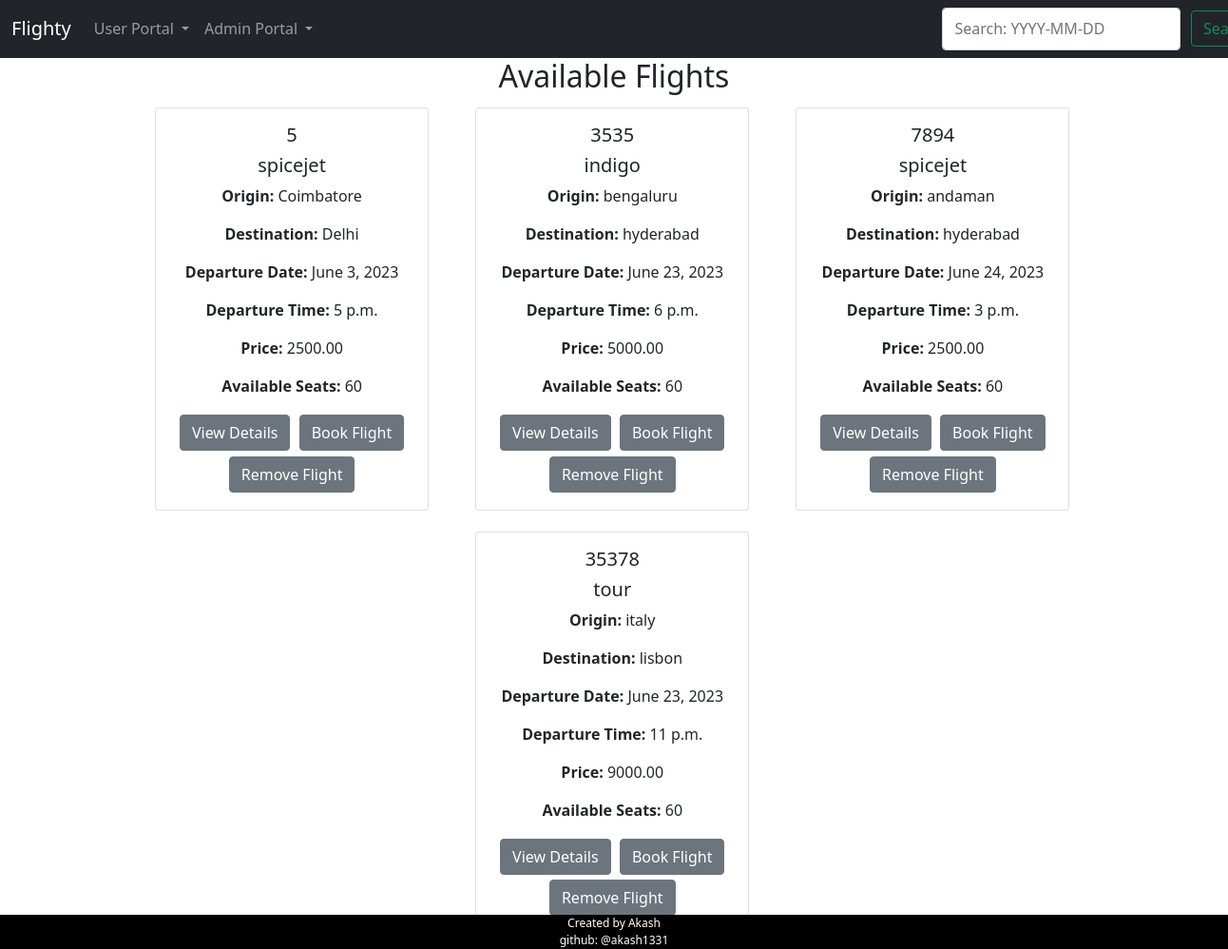
The page /user/flights/ (signed in) on the database as committed earlier.
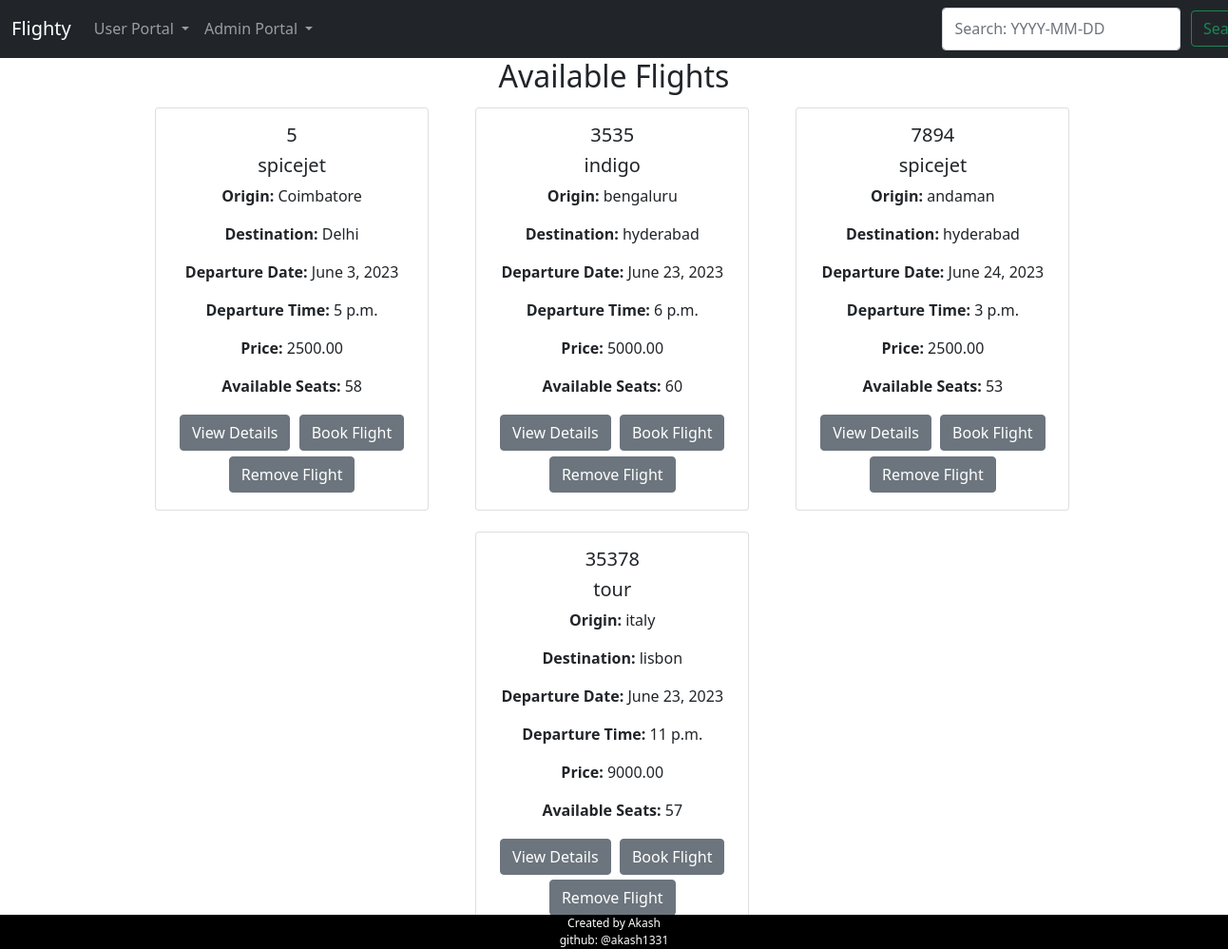
The same page on the database as committed later.
### ftb/models.py (models this page shows, shortened)
class Flight(models.Model):
    flight_number = models.CharField(max_length=10,null=True)
    flight_name = models.CharField(max_length=100,null=True)
    origin = models.CharField(max_length=100,null=True)
    destination = models.CharField(max_length=100,null=True)
    departure_date = models.DateField()
    departure_time = models.TimeField(null=True)
    price = models.DecimalField(max_digits=10, decimal_places=2,null=True)
    available_seats = models.IntegerField(default=60)

### ftb/views.py (the view)
# urls.py: path('user/flights/', flight_list, name='flight_list'),
@login_required
def flight_list(request):
    flights = Flight.objects.all()
    return render(request, 'booking/flight_list.html', {'flights': flights})

### ftb/templates/booking/flight_list.html
<!DOCTYPE html>
{% extends 'booking/base.html' %} {% block content %}
<h2>Available Flights</h2>
{% for flight in flights %}
<div class="grid-container">
  <div class="card" style="width: 18rem">
    <div class="card-body">
      <h5 class="card-title">{{ flight.flight_number }}</h5>
      <h5 class="card-title">{{ flight.flight_name }}</h5>
      <p class="card-text"><b>Origin: </b>{{ flight.origin }}</p>
      <p class="card-text"><b>Destination: </b>{{ flight.destination }}</p>
      <p class="card-text"><b>Departure Date: </b>{{ flight.departure_date }}</p>
      <p class="card-text"><b>Departure Time: </b>{{ flight.departure_time }}</p>
      <p class="card-text"><b>Price: </b>{{ flight.price }}</p>
      <p class="card-text"><b>Available Seats: </b>{{ flight.available_seats }}</p>
      <button type="button" class="btn btn-secondary">
        <a href="{% url 'ftb:flight_details' flight.id %}" class="card-link">View Details</a>
      </button>
      {% if user.is_authenticated %}
      <button type="button" class="btn btn-secondary">
        <a href="{% url 'ftb:book_flight' flight.id %}">Book Flight</a>
      </button>
      {% endif %}
      {% if user.is_superuser %}
      <button type="button" class="btn btn-secondary">
        <a href="{% url 'ftb:admin_remove_flight' flight.id %}">Remove Flight</a>
      </button>
      {% endif %}
    </div>
  </div>
</div>
{% empty %}
<p>No flights available.</p>
{% endfor %} {% endblock %}

Rows that differ between the two databases and show on the page:
changed Flight "Coimbatore": available_seats "60" → "58"
changed Flight "andaman": available_seats "60" → "53"
changed Flight "tour": available_seats "60" → "57"
